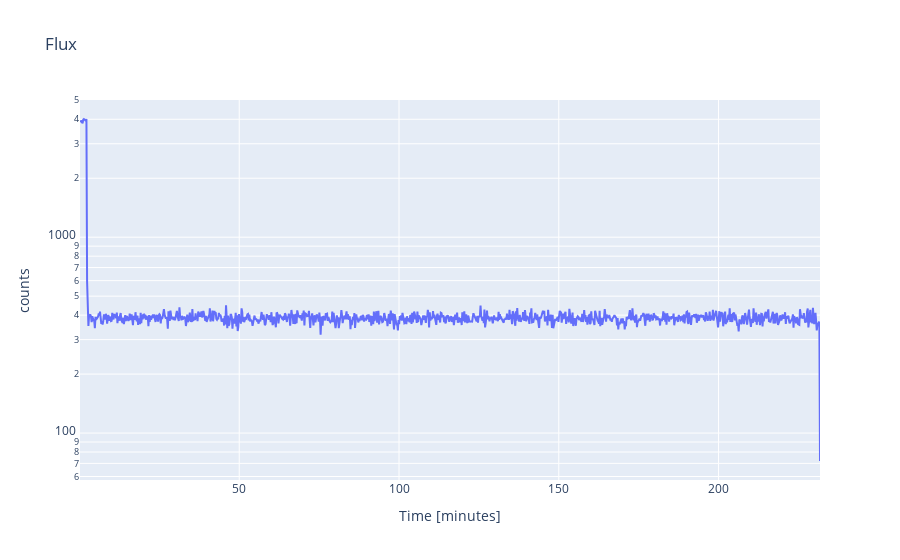

Source (notebook cell):
### Code cell
l=[]
l.extend(range(0,258))
df = pd.read_csv(w.value + '/DATALOG.TXT', sep=',', header=None, names=l, comment='*',engine='python' )
df = df.reset_index(drop=True)
rc = df.loc[df[0]=='$CANDY']
rc.reset_index(drop=True, inplace=True)
rc = rc.apply(pd.to_numeric, errors='coerce')
rc['counts'] = rc.iloc[:,10:255].sum(axis=1)

data = [go.Scatter(x=rc[2]/60, y=rc['counts'])]
layout = go.Layout(title='Flux', yaxis=dict(title='counts', type='log'), xaxis=dict(title='Time [minutes]'))
fig = go.Figure(data=data, layout=layout)
fig.show()

### Figure 1 — Plotly figure (JSON) as saved in the notebook; plotly's stock layout.template omitted (floating-point values rounded to 4 significant figures; data arrays with more than 128 entries replaced by an {"elided": "..."} marker saying what was removed)
{"data": [{"type": "scatter", "x": {"elided": "1146 float values"}, "y": {"elided": "1146 int values"}}], "layout": {"autosize": true, "title": {"text": "Flux"}, "xaxis": {"autorange": true, "range": [0.1667, 231.8], "title": {"text": "Time [minutes]"}, "type": "linear"}, "yaxis": {"autorange": true, "range": [1.76, 3.7], "title": {"text": "counts"}, "type": "log"}}}
